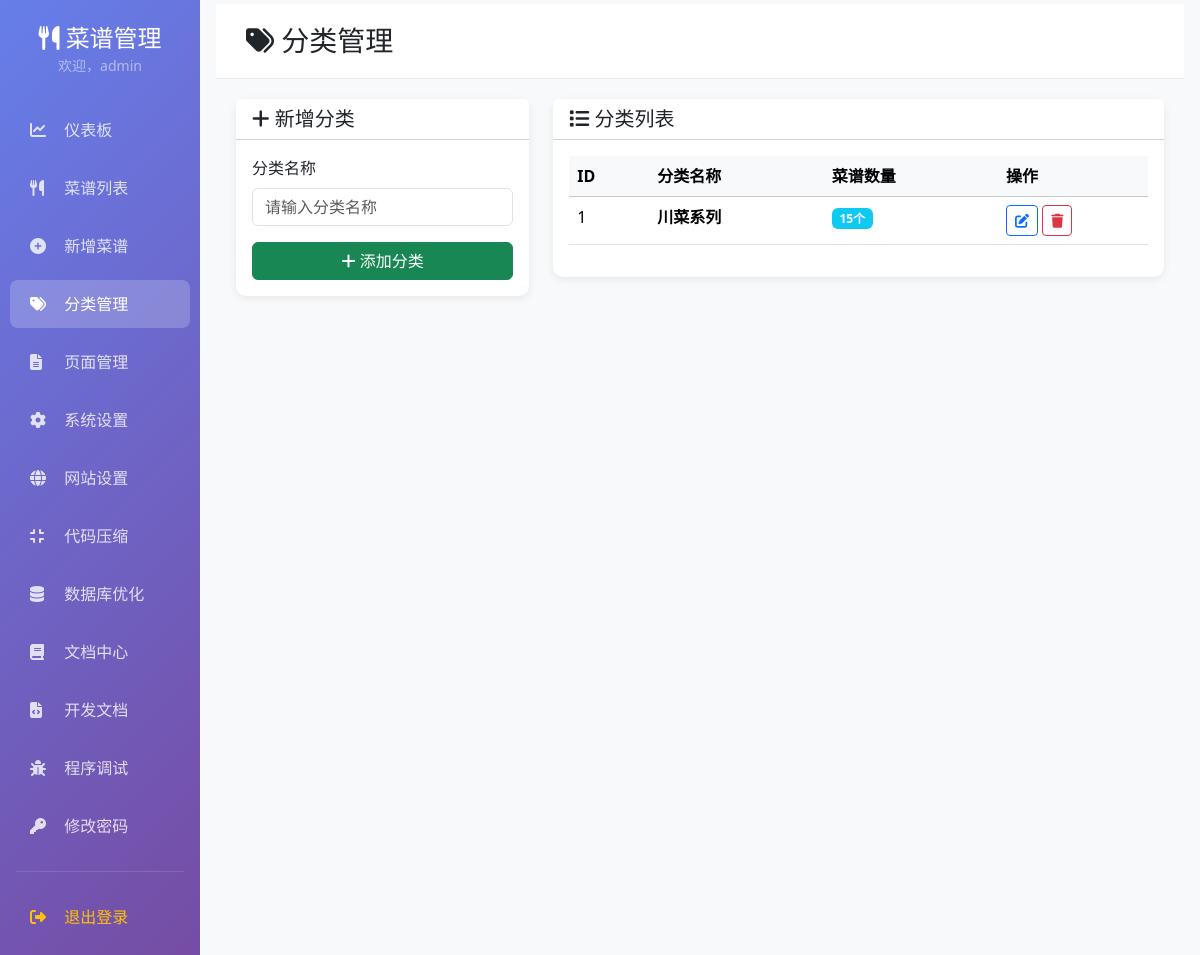
The app's page /admin/category.php (signed in) with its own data.
### tables this page shows
CREATE TABLE categories (
    id INTEGER PRIMARY KEY AUTOINCREMENT,
    name TEXT NOT NULL
);

### admin/category.php (the view, shortened to what this page needs)
<?php
require'layout_header.php';
$list=$db->query("
SELECT c.*, COUNT(r.id) as recipe_count
FROM categories c
LEFT JOIN recipes r ON c.id = r.category_id
GROUP BY c.id
ORDER BY c.id DESC
")->fetchAll();
$edit_cat=null;
?>
<div class="page-header">
<h3 class="mb-0"><i class="fas fa-tags"></i> 分类管理</h3>
</div>
<div class="row">
<div class="col-md-4">
<div class="card">
<div class="card-header bg-white">
<h5 class="mb-0">
<?=$edit_cat?'<i class="fas fa-edit"></i> 编辑分类':'<i class="fas fa-plus"></i> 新增分类'?>
</h5>
</div>
<div class="card-body">
<form method="post">
<?php if($edit_cat):?>
<input type="hidden" name="id" value="<?=$edit_cat['id']?>">
<div class="mb-3">
<label class="form-label">分类名称</label>
<input class="form-control" name="name"
value="<?=htmlspecialchars($edit_cat['name'])?>" required>
</div>
<button name="edit" class="btn btn-primary w-100">
<i class="fas fa-save"></i> 保存修改
</button>
<a href="category.php" class="btn btn-secondary w-100 mt-2">
<i class="fas fa-times"></i> 取消
</a>
<?php else:?>
<div class="mb-3">
<label class="form-label">分类名称</label>
<input class="form-control" name="name" placeholder="请输入分类名称" required>
</div>
<button name="add" class="btn btn-success w-100">
<i class="fas fa-plus"></i> 添加分类
</button>
<?php endif;?>
</form>
</div>
</div>
</div>
<div class="col-md-8">
<div class="card">
<div class="card-header bg-white">
<h5 class="mb-0"><i class="fas fa-list"></i> 分类列表</h5>
</div>
<div class="card-body">
<div class="table-responsive">
<table class="table table-hover">
<thead class="table-light">
<tr>
<th width="80">ID</th>
<th>分类名称</th>
<th>菜谱数量</th>
<th width="150">操作</th>
</tr>
</thead>
<tbody>
<?php foreach($list as $c):?>
<tr>
<td><?=$c['id']?></td>
<td>
<strong><?=htmlspecialchars($c['name'])?></strong>
</td>
<td>
<span class="badge bg-info"><?=$c['recipe_count']?>个</span>
</td>
<td>
<a href="?edit=<?=$c['id']?>" class="btn btn-sm btn-outline-primary">
<i class="fas fa-edit"></i>
</a>
<a href="?del=<?=$c['id']?>" class="btn btn-sm btn-outline-danger"
onclick="return confirm('确定删除《<?=htmlspecialchars($c['name'])?>》分类吗？')">
<i class="fas fa-trash"></i>
</a>
</td>
</tr>
<?php endforeach;?>
</tbody>
</table>
</div>
</div>
</div>
</div>
</div>
<?php require'layout_footer.php';?>

### assets/css/admin.css (style rules this page uses)
.card { border:none;box-shadow:0 2px 8px rgba(0,0,0,0.08);border-radius:10px }
.page-header { background:white;padding:20px 30px;margin:-20px -20px 20px -20px;border-bottom:1px solid #e9ecef }

### records on screen
categories: id "1", name "川菜系列", recipe_count "15"

### other values on screen
$_SESSION['admin'] "admin"
